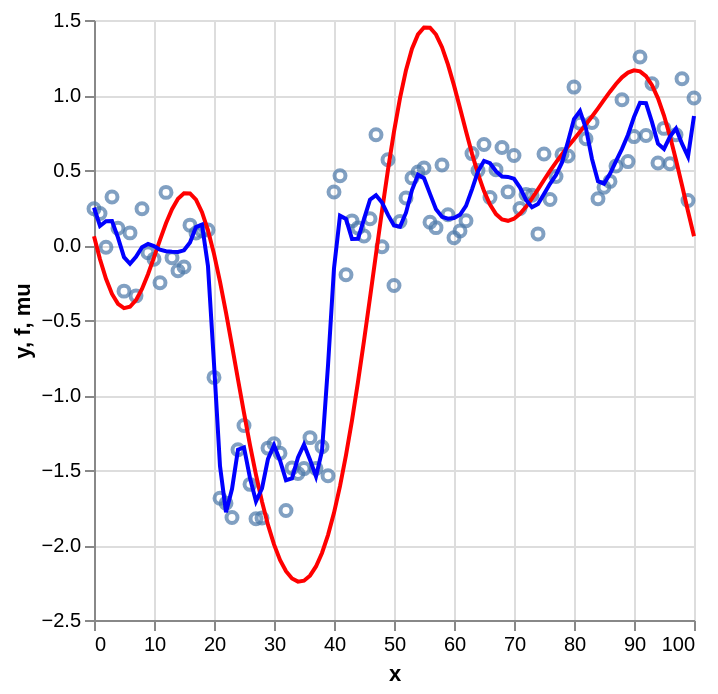

Notebook code for this chart:
### Code cell
# Extract posterior mean of mu from MCMC samples
mu = mcmc_samples["mu"].mean(axis=0)
df_results = df.copy()
df_results["mu"] = mu

# Visualize results
base = alt.Chart(df_results).mark_point().encode(x="x", y="y")
true_line = alt.Chart(df_results).mark_line(color="red").encode(x="x", y="f")
mean_line = alt.Chart(df_results).mark_line(color="blue").encode(x="x", y="mu")
base + true_line + mean_line

### Figure 1 — Vega-Lite specification as saved in the notebook (floating-point values rounded to 4 significant figures)
{"config": {"view": {"continuousWidth": 300, "continuousHeight": 300}}, "layer": [{"mark": {"type": "point"}, "encoding": {"x": {"field": "x", "type": "quantitative"}, "y": {"field": "y", "type": "quantitative"}}}, {"mark": {"type": "line", "color": "red"}, "encoding": {"x": {"field": "x", "type": "quantitative"}, "y": {"field": "f", "type": "quantitative"}}}, {"mark": {"type": "line", "color": "blue"}, "encoding": {"x": {"field": "x", "type": "quantitative"}, "y": {"field": "mu", "type": "quantitative"}}}], "data": {"name": "data-1ea1b2d7a91d5721d7f06a2272d005b6"}, "$schema": "https://vega.github.io/schema/vega-lite/v6.1.0.json", "datasets": {"data-1ea1b2d7a91d5721d7f06a2272d005b6": [{"x": 0, "y": 0.2422, "mu": 0.2497, "f": 0.0582}, {"x": 1, "y": 0.2101, "mu": 0.127, "f": -0.09476}, {"x": 2, "y": -0.01501, "mu": 0.1585, "f": -0.2252}, {"x": 3, "y": 0.3206, "mu": 0.1597, "f": -0.3261}, {"x": 4, "y": 0.1119, "mu": 0.04873, "f": -0.3923}, {"x": 5, "y": -0.3076, "mu": -0.08105, "f": -0.4209}, {"x": 6, "y": 0.08072, "mu": -0.1255, "f": -0.4118}, {"x": 7, "y": -0.3391, "mu": -0.07927, "f": -0.3674}, {"x": 8, "y": 0.2419, "mu": -0.0144, "f": -0.2926}, {"x": 9, "y": -0.05168, "mu": 0.007365, "f": -0.1946}, {"x": 10, "y": -0.09435, "mu": -0.007885, "f": -0.08236}, {"x": 11, "y": -0.2512, "mu": -0.03074, "f": 0.03417}, {"x": 12, "y": 0.3507, "mu": -0.04184, "f": 0.1446}, {"x": 13, "y": -0.08476, "mu": -0.04497, "f": 0.2389}, {"x": 14, "y": -0.1713, "mu": -0.04644, "f": 0.308}, {"x": 15, "y": -0.1472, "mu": -0.03548, "f": 0.3447}, {"x": 16, "y": 0.1324, "mu": 0.01644, "f": 0.3435}, {"x": 17, "y": 0.07967, "mu": 0.1196, "f": 0.3018}, {"x": 18, "y": 0.09463, "mu": 0.136, "f": 0.219}, {"x": 19, "y": 0.1003, "mu": -0.1418, "f": 0.09732}, {"x": 20, "y": -0.8825, "mu": -0.7903, "f": -0.05908}, {"x": 21, "y": -1.688, "mu": -1.473, "f": -0.2442}, {"x": 22, "y": -1.722, "mu": -1.781, "f": -0.4508}, {"x": 23, "y": -1.817, "mu": -1.627, "f": -0.671}, {"x": 24, "y": -1.365, "mu": -1.365, "f": -0.8966}, {"x": 25, "y": -1.203, "mu": -1.349, "f": -1.12}, {"x": 26, "y": -1.596, "mu": -1.553, "f": -1.334}, {"x": 27, "y": -1.825, "mu": -1.709, "f": -1.532}, {"x": 28, "y": -1.82, "mu": -1.623, "f": -1.711}, {"x": 29, "y": -1.354, "mu": -1.426, "f": -1.866}, {"x": 30, "y": -1.325, "mu": -1.335, "f": -1.996}, {"x": 31, "y": -1.388, "mu": -1.436, "f": -2.099}, {"x": 32, "y": -1.77, "mu": -1.568, "f": -2.175}, {"x": 33, "y": -1.486, "mu": -1.556, "f": -2.223}, {"x": 34, "y": -1.523, "mu": -1.416, "f": -2.244}, {"x": 35, "y": -1.491, "mu": -1.33, "f": -2.238}, {"x": 36, "y": -1.284, "mu": -1.431, "f": -2.204}, {"x": 37, "y": -1.489, "mu": -1.543, "f": -2.143}, {"x": 38, "y": -1.345, "mu": -1.373, "f": -2.053}, {"x": 39, "y": -1.538, "mu": -0.8035, "f": -1.934}, {"x": 40, "y": 0.3534, "mu": -0.1556, "f": -1.786}, {"x": 41, "y": 0.4616, "mu": 0.1951, "f": -1.608}, {"x": 42, "y": -0.1988, "mu": 0.1738, "f": -1.401}, {"x": 43, "y": 0.1609, "mu": 0.03984, "f": -1.169}, {"x": 44, "y": 0.1132, "mu": 0.04081, "f": -0.9128}, {"x": 45, "y": 0.05996, "mu": 0.1722, "f": -0.6385}, {"x": 46, "y": 0.175, "mu": 0.302, "f": -0.3519}, {"x": 47, "y": 0.7347, "mu": 0.3323, "f": -0.06055}, {"x": 48, "y": -0.01181, "mu": 0.2833, "f": 0.2272}, {"x": 49, "y": 0.5682, "mu": 0.2004, "f": 0.5025}, {"x": 50, "y": -0.2702, "mu": 0.1304, "f": 0.7562}, {"x": 51, "y": 0.1561, "mu": 0.1215, "f": 0.9798}, {"x": 52, "y": 0.3135, "mu": 0.2152, "f": 1.166}, {"x": 53, "y": 0.4474, "mu": 0.3659, "f": 1.308}, {"x": 54, "y": 0.4869, "mu": 0.469, "f": 1.404}, {"x": 55, "y": 0.5129, "mu": 0.4451, "f": 1.45}, {"x": 56, "y": 0.1517, "mu": 0.3406, "f": 1.449}, {"x": 57, "y": 0.1158, "mu": 0.2382, "f": 1.403}, {"x": 58, "y": 0.5333, "mu": 0.1878, "f": 1.319}, {"x": 59, "y": 0.2015, "mu": 0.1752, "f": 1.203}, {"x": 60, "y": 0.04872, "mu": 0.1794, "f": 1.064}, {"x": 61, "y": 0.09375, "mu": 0.2011, "f": 0.9127}, {"x": 62, "y": 0.1614, "mu": 0.2607, "f": 0.758}, {"x": 63, "y": 0.6093, "mu": 0.3709, "f": 0.6091}, {"x": 64, "y": 0.4972, "mu": 0.4915, "f": 0.474}, {"x": 65, "y": 0.6705, "mu": 0.5604, "f": 0.3592}, {"x": 66, "y": 0.317, "mu": 0.5451, "f": 0.2691}, {"x": 67, "y": 0.5023, "mu": 0.4914, "f": 0.2061}, {"x": 68, "y": 0.65, "mu": 0.4567, "f": 0.1707}, {"x": 69, "y": 0.3543, "mu": 0.4536, "f": 0.1613}, {"x": 70, "y": 0.5966, "mu": 0.4414, "f": 0.1749}, {"x": 71, "y": 0.2428, "mu": 0.3827, "f": 0.2075}, {"x": 72, "y": 0.3373, "mu": 0.3006, "f": 0.2542}, {"x": 73, "y": 0.3314, "mu": 0.2512, "f": 0.3102}, {"x": 74, "y": 0.07397, "mu": 0.2732, "f": 0.3712}, {"x": 75, "y": 0.6061, "mu": 0.3394, "f": 0.4333}, {"x": 76, "y": 0.3037, "mu": 0.4082, "f": 0.4939}, {"x": 77, "y": 0.4561, "mu": 0.4672, "f": 0.5514}, {"x": 78, "y": 0.6042, "mu": 0.5504, "f": 0.6054}, {"x": 79, "y": 0.5933, "mu": 0.6903, "f": 0.6564}, {"x": 80, "y": 1.053, "mu": 0.8394, "f": 0.7056}, {"x": 81, "y": 0.8112, "mu": 0.8927, "f": 0.7545}, {"x": 82, "y": 0.7085, "mu": 0.7752, "f": 0.8045}, {"x": 83, "y": 0.8171, "mu": 0.5735, "f": 0.8567}, {"x": 84, "y": 0.3087, "mu": 0.4254, "f": 0.9111}, {"x": 85, "y": 0.3847, "mu": 0.409, "f": 0.967}, {"x": 86, "y": 0.4241, "mu": 0.4751, "f": 1.022}, {"x": 87, "y": 0.527, "mu": 0.5598, "f": 1.074}, {"x": 88, "y": 0.9688, "mu": 0.6408, "f": 1.118}, {"x": 89, "y": 0.556, "mu": 0.7351, "f": 1.15}, {"x": 90, "y": 0.7227, "mu": 0.8534, "f": 1.164}, {"x": 91, "y": 1.253, "mu": 0.9479, "f": 1.157}, {"x": 92, "y": 0.7297, "mu": 0.9456, "f": 1.125}, {"x": 93, "y": 1.076, "mu": 0.8193, "f": 1.066}, {"x": 94, "y": 0.5471, "mu": 0.6752, "f": 0.9778}, {"x": 95, "y": 0.7774, "mu": 0.6405, "f": 0.8629}, {"x": 96, "y": 0.5419, "mu": 0.7228, "f": 0.7242}, {"x": 97, "y": 0.7351, "mu": 0.7767, "f": 0.5669}, {"x": 98, "y": 1.108, "mu": 0.6757, "f": 0.3979}, {"x": 99, "y": 0.2961, "mu": 0.5891, "f": 0.2254}, {"x": 100, "y": 0.9797, "mu": 0.8601, "f": 0.0582}]}}
